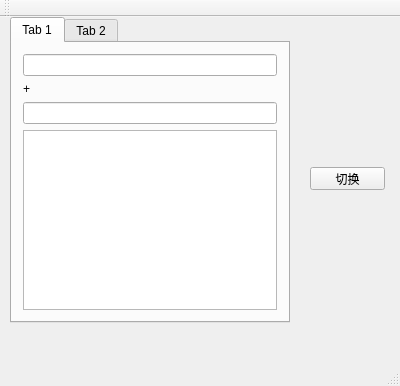
<?xml version="1.0" encoding="UTF-8"?>
<ui version="4.0">
 <class>Calculator</class>
 <widget class="QMainWindow" name="Calculator">
  <property name="geometry">
   <rect>
    <x>0</x>
    <y>0</y>
    <width>400</width>
    <height>386</height>
   </rect>
  </property>
  <property name="windowTitle">
   <string>Calculator</string>
  </property>
  <widget class="QWidget" name="centralWidget">
   <widget class="QTabWidget" name="tabWidget">
    <property name="geometry">
     <rect>
      <x>10</x>
      <y>0</y>
      <width>280</width>
      <height>306</height>
     </rect>
    </property>
    <property name="currentIndex">
     <number>0</number>
    </property>
    <widget class="QWidget" name="plus">
     <attribute name="title">
      <string>Tab 1</string>
     </attribute>
     <layout class="QVBoxLayout" name="verticalLayout">
      <item>
       <widget class="QLineEdit" name="number1"/>
      </item>
      <item>
       <widget class="QLabel" name="label">
        <property name="text">
         <string>+</string>
        </property>
       </widget>
      </item>
      <item>
       <widget class="QLineEdit" name="number2"/>
      </item>
      <item>
       <widget class="QTextBrowser" name="result"/>
      </item>
     </layout>
    </widget>
    <widget class="QWidget" name="multiply">
     <attribute name="title">
      <string>Tab 2</string>
     </attribute>
     <layout class="QVBoxLayout" name="verticalLayout_2">
      <item>
       <widget class="QLineEdit" name="number1_2"/>
      </item>
      <item>
       <widget class="QLabel" name="label_2">
        <property name="text">
         <string>*</string>
        </property>
       </widget>
      </item>
      <item>
       <widget class="QLineEdit" name="number2_2"/>
      </item>
      <item>
       <widget class="QTextBrowser" name="result_2"/>
      </item>
     </layout>
    </widget>
   </widget>
   <widget class="QPushButton" name="switch_2">
    <property name="geometry">
     <rect>
      <x>310</x>
      <y>150</y>
      <width>75</width>
      <height>23</height>
     </rect>
    </property>
    <property name="text">
     <string>切换</string>
    </property>
   </widget>
  </widget>
  <widget class="QMenuBar" name="menuBar">
   <property name="geometry">
    <rect>
     <x>0</x>
     <y>0</y>
     <width>400</width>
     <height>23</height>
    </rect>
   </property>
  </widget>
  <widget class="QToolBar" name="mainToolBar">
   <attribute name="toolBarArea">
    <enum>TopToolBarArea</enum>
   </attribute>
   <attribute name="toolBarBreak">
    <bool>false</bool>
   </attribute>
  </widget>
  <widget class="QStatusBar" name="statusBar"/>
 </widget>
 <layoutdefault spacing="6" margin="11"/>
 <resources/>
 <connections/>
</ui>
